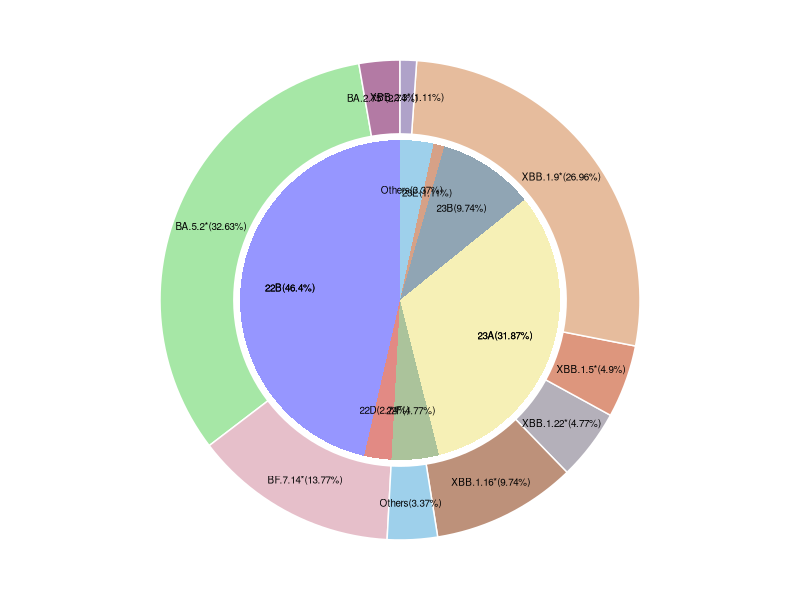
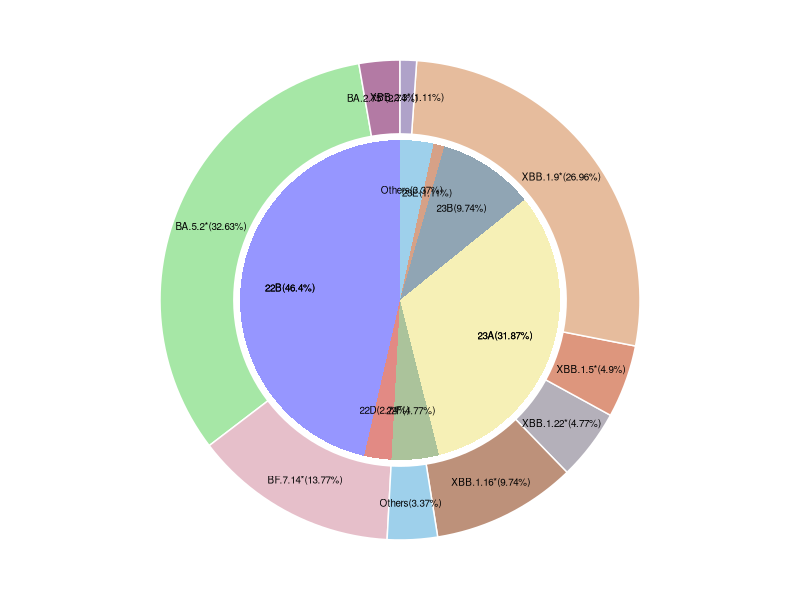

Here is the R script that generated these plots, in order:
library(ggplot2)
library(ggsci)
library(forcats)

setwd("/home/soniali/Desktop/02_china_recom_github/1_epi/")
df <- read.csv("china_lineage_num_draw.csv", header = TRUE)
df$Nextstrain_clade <- factor(df$Nextstrain_clade,levels=c("22B",'22D',"22F","23A","23B","23E","Others"))
df1 = aggregate(df$count, by = list(df$Pangolin_lineage), FUN = sum)
df1$per1 = df1$x / sum(df1$x)
for (i in seq(nrow(df1), 1)) {
  if (i == nrow(df1)) {
    df1$per.y1[i] = df1$per1[i] / 2
  }else{
    df1$per.y1[i] = sum(df1$per1[(i + 1):nrow(df1)]) + df1$per1[i] / 2
  }
}

df1$label1 = paste(df1$Group.1,'(',round(df1$per1*100, 2),'%',')', sep = '')
df = merge(df, df1[,c(1,3,4,5)], by.x = 'Pangolin_lineage', by.y = 'Group.1')
df2 = aggregate(df$count, by = list(df$Nextstrain_clade), FUN = sum)
df2$per2 = df2$x / sum(df2$x)

for (i in seq(nrow(df2), 1)) {
  if (i == nrow(df2)) {
    df2$per.y2[i] = df2$per2[i] / 2
  }else{
    df2$per.y2[i] = sum(df2$per2[(i + 1):nrow(df2)]) + df2$per2[i] / 2
  }
}

df2$label2 = paste(df2$Group.1,'(',round(df2$per2*100, 2),'%',')', sep = '')
df = merge(df, df2[,c(1,3,4,5)], by.x = 'Nextstrain_clade', by.y = 'Group.1')

df$y = c("a","a","a","a","a","a","a","a","a")
df$x = c("b","b","b","b","b","b","b","b","b")

p1 <-ggplot(df) +
  # 绘制柱状图
  geom_bar(aes(y,
               ifelse(Nextstrain_clade %in% c('22D',"22F","23B","23E","Others"), per2, per2/2), #"22B""22D""22F" "23A" "23B""23E" "Others"
               fill = Nextstrain_clade),
           stat = 'identity', width = 1.3) +
  # 添加标签
  geom_text(aes(1.25, as.numeric(per.y2), 
                label = label2),
            size =2.5, color = 'black') +
  # 绘制柱状图
  geom_bar(aes(x, per1, fill = Pangolin_lineage), 
           stat = 'identity', width = .6, color = 'white') +
  # 添加标签
  geom_text(aes(2, as.numeric(per.y1),label = label1),
            size = 2.5, color = 'black') +
  # 设置Y轴刻度
  scale_y_continuous(labels = scales::percent) +
  coord_polar(theta = "y") +
  theme_void() +
  scale_fill_igv(alpha = 0.6) +
  theme(legend.position = 'none')

p1
ggsave(filename = "china_lineage_num_plot.pdf",width = 8,height = 8)
